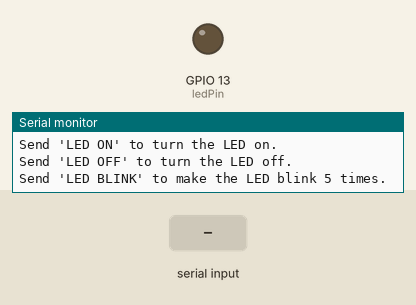
Bench run of a sketch on a simulated ESP32. On the bench: output pins drawn as LEDs (lit = HIGH), the last lines printed to the serial monitor. Dashed ring = blinking. Inputs (shaded band) come from the test bench.

Above: at 1.2 s.
1.3 s: "LED BLINK\n" received over Serial
At 1.7 s:
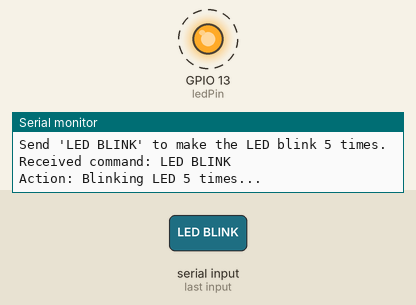
4.3 s: "LED ON\n" received over Serial
7.3 s: "LED OFF\n" received over Serial
At 8.1 s:
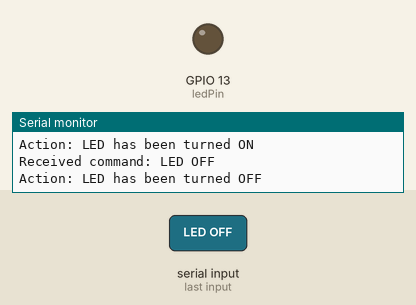
Timing chart, 0 to 10.3 s (numbered marks = the images above; inputs shaded):
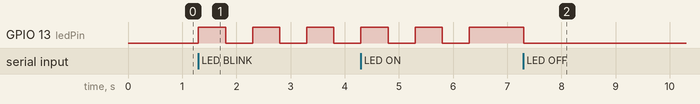

The sketch:

led_serial_control.ino
```cpp
// Define the pin number where the LED is connected.
// Using a constant variable for the pin number is a good practice.
// It makes the code easier to read and allows you to change the pin easily in one place.
const int ledPin = 13;

// This function is designed to make the LED blink a specific number of times.
// We will call this function when we receive the "LED BLINK" command.
void blinkLED() {
  // This 'for' loop will repeat the code inside it 5 times.
  // The variable 'i' starts at 0 and increases by 1 in each iteration until it is no longer less than 5.
  for (int i = 0; i < 5; i++) {
    // Turn the LED on.
    // digitalWrite() sends a HIGH (on) or LOW (off) signal to a pin.
    // Here, we send a HIGH signal to the ledPin to light up the LED.
    digitalWrite(ledPin, HIGH);

    // Pause the program for 500 milliseconds (half a second).
    // This delay keeps the LED on so we can see it.
    delay(500);

    // Turn the LED off.
    // We send a LOW signal to the ledPin to turn the LED off.
    digitalWrite(ledPin, LOW);

    // Pause the program for another 500 milliseconds.
    // This delay creates the "off" time of the blink.
    delay(500);
  }
}

// The setup() function runs only once, right after the ESP32 is powered on or reset.
// It's used for initialization tasks.
void setup() {
  // Initialize the serial communication at a baud rate of 115200.
  // This is the speed at which the ESP32 will send and receive data with the Serial Monitor.
  // Make sure the Serial Monitor is also set to this speed.
  Serial.begin(115200);

  // Configure the ledPin as an OUTPUT.
  // This tells the ESP32 that we will be sending signals out of this pin to control the LED.
  pinMode(ledPin, OUTPUT);

  // Print a welcome message and instructions to the Serial Monitor.
  // This helps the user understand how to interact with the program.
  Serial.println("--- LED Control via Serial Monitor ---");
  Serial.println("Send 'LED ON' to turn the LED on.");
  Serial.println("Send 'LED OFF' to turn the LED off.");
  Serial.println("Send 'LED BLINK' to make the LED blink 5 times.");
}

// The loop() function runs continuously over and over again after the setup() function is complete.
// This is where the main logic of the program resides.
void loop() {
  // Check if there is any data sent from the Serial Monitor that is waiting to be read.
  // Serial.available() returns the number of bytes (characters) available.
  if (Serial.available() > 0) {
    // If data is available, read the entire line of text until a newline character is encountered.
    // The text is stored in a String variable named 'command'.
    String command = Serial.readStringUntil('\n');

    // Remove any leading or trailing whitespace (like spaces or tabs) from the command.
    // This ensures that "LED ON " is treated the same as "LED ON".
    command.trim();

    // Print the command that was received back to the Serial Monitor.
    // This is useful for debugging to see what the ESP32 is receiving.
    Serial.print("Received command: ");
    Serial.println(command);

    // Use if-else if statements to check what the command is.
    if (command == "LED ON") {
      // If the command is exactly "LED ON", turn the LED on.
      digitalWrite(ledPin, HIGH);
      Serial.println("Action: LED has been turned ON");
    } else if (command == "LED OFF") {
      // If the command is "LED OFF", turn the LED off.
      digitalWrite(ledPin, LOW);
      Serial.println("Action: LED has been turned OFF");
    } else if (command == "LED BLINK") {
      // If the command is "LED BLINK", inform the user and call the blinkLED() function.
      Serial.println("Action: Blinking LED 5 times...");
      blinkLED(); // This call executes the blinking sequence.
      Serial.println("Blinking finished.");
    } else {
      // If the received command does not match any of the known commands,
      // print an error message to inform the user.
      Serial.println("Error: Unknown command. Please try again.");
    }
  }
}
```

Measured:
- after the input at 1.3 s, GPIO 13 (ledPin): alternates HIGH for 0.50 s and LOW for 0.50 s, starting at once
- after the input at 7.3 s, GPIO 13 (ledPin): HIGH → LOW at once
